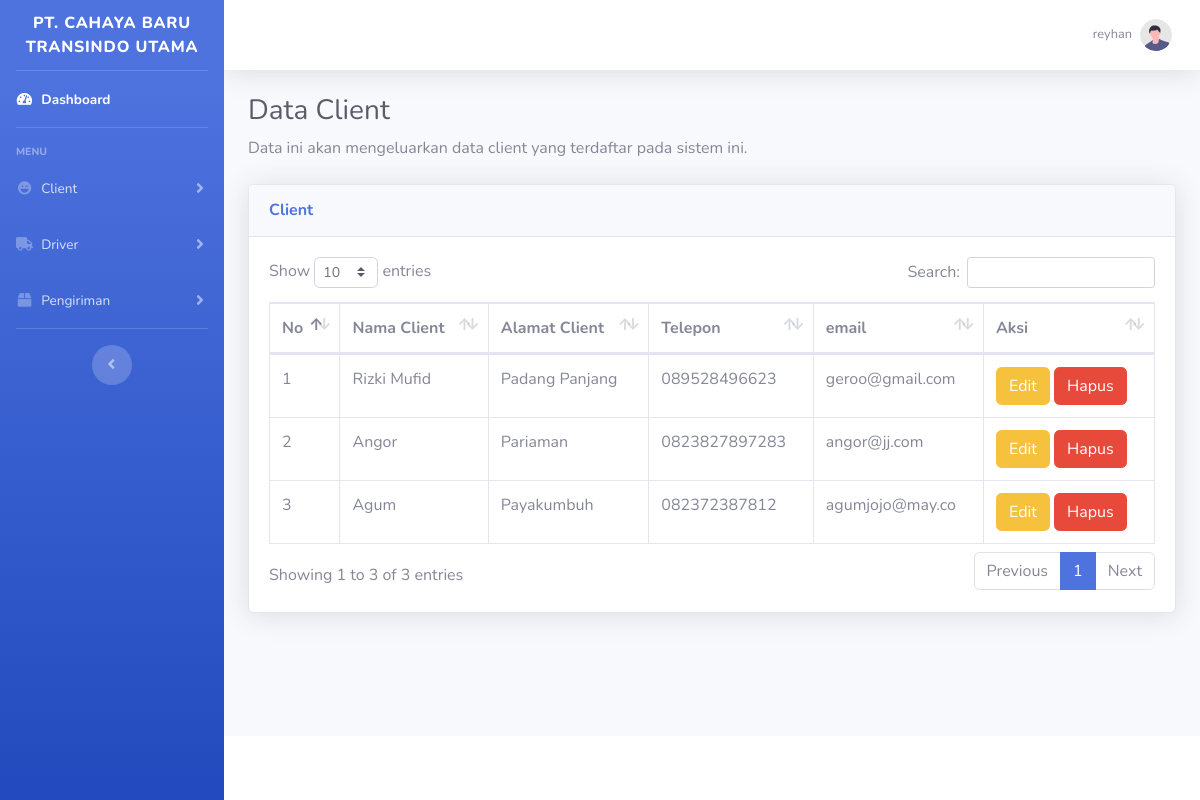
The page /client.php (signed in) on the database its author committed.
### tables this page shows
CREATE TABLE `users` (
  `id` int(11) NOT NULL,
  `first_name` varchar(255) NOT NULL,
  `last_name` varchar(255) NOT NULL,
  `email` varchar(255) NOT NULL,
  `password` varchar(255) NOT NULL
);

CREATE TABLE `client` (
  `client_id` int(11) NOT NULL,
  `nama_client` varchar(100) NOT NULL,
  `alamat_client` varchar(200) NOT NULL,
  `telepon` varchar(15) NOT NULL,
  `email` varchar(100) NOT NULL
);

### client.php (the view, shortened to what this page needs)
<?php
  include 'db.php';
  $result = mysqli_query($conn, "SELECT * FROM client");
  $user_id = $_SESSION['user_id'];
    $sql = "SELECT first_name, last_name FROM users WHERE id = '$user_id' LIMIT 1";
    $result1 = $conn->query($sql);
    $row = $result1->fetch_assoc();
?>
<!DOCTYPE html>
<html lang="en">
<head>
    <link href="vendor/fontawesome-free/css/all.min.css" rel="stylesheet" type="text/css">
    <link href="css/sb-admin-2.min.css" rel="stylesheet">
    <link href="vendor/datatables/dataTables.bootstrap4.min.css" rel="stylesheet">
</head>
<body id="page-top">
    <div id="wrapper">
        <ul class="navbar-nav bg-gradient-primary sidebar sidebar-dark accordion" id="accordionSidebar">
            <a class="sidebar-brand d-flex align-items-center justify-content-center" href="index.php">
                <div class="sidebar-brand-text mx-1 ">PT. Cahaya Baru Transindo Utama</div>
            </a>
            <hr class="sidebar-divider my-0">
            <li class="nav-item active">
                <a class="nav-link" href="index.php">
                    <i class="fas fa-fw fa-tachometer-alt"></i>
                    <span>Dashboard</span></a>
            </li>
            <hr class="sidebar-divider">
            <div class="sidebar-heading">
                Menu
            </div>
            <li class="nav-item">
                <a class="nav-link collapsed" href="#" data-toggle="collapse" data-target="#collapseTwo"
                    aria-expanded="true" aria-controls="collapseTwo">
                    <i class="fas fa-fw fa-laugh-wink"></i>
                    <span>Client</span>
                </a>
            </li>
            <li class="nav-item">
                <a class="nav-link collapsed" href="#" data-toggle="collapse" data-target="#collapseUtilities"
                    aria-expanded="true" aria-controls="collapseUtilities">
                    <i class="fas fa-fw fa-truck"></i>
                    <span>Driver</span>
                </a>
            </li>
            <li class="nav-item">
                <a class="nav-link collapsed" href="#" data-toggle="collapse" data-target="#collapsePages"
                    aria-expanded="true" aria-controls="collapsePages">
                    <i class="fas fa-fw fa-box"></i>
                    <span>Pengiriman</span>
                </a>
            </li>
            <hr class="sidebar-divider d-none d-md-block">
            <div class="text-center d-none d-md-inline">
                <button class="rounded-circle border-0" id="sidebarToggle"></button>
            </div>
        </ul>
        <div id="content-wrapper" class="d-flex flex-column">
            <div id="content">
                <nav class="navbar navbar-expand navbar-light bg-white topbar mb-4 static-top shadow">
                    <ul class="navbar-nav ml-auto">
                        <li class="nav-item dropdown no-arrow">
                            <a class="nav-link dropdown-toggle" href="#" id="userDropdown" role="button"
                                data-toggle="dropdown" aria-haspopup="true" aria-expanded="false">
                                <span class="mr-2 d-none d-lg-inline text-gray-600 small"><?= $row["first_name"] ?></span>
                                <img class="img-profile rounded-circle"
                                    src="img/undraw_profile.svg">
                            </a>
                        </li>
                    </ul>
                </nav>
                <div class="container-fluid">
                    <h1 class="h3 mb-2 text-gray-800">Data Client</h1>
                    <p class="mb-4">Data ini akan mengeluarkan data client yang terdaftar pada sistem ini.</p>
                    <div class="card shadow mb-4">
                        <div class="card-header py-3">
                            <h6 class="m-0 font-weight-bold text-primary">Client</h6>
                        </div>
                        <div class="card-body">
                            <div class="table-responsive">
                                <table class="table table-bordered" id="dataTable" width="100%" cellspacing="0">
                                    <thead>
                                        <tr>
                                            <th>No</th>
                                            <th>Nama Client</th>
                                            <th>Alamat Client</th>
                                            <th>Telepon</th>
                                            <th>email</th>
                                            <th>Aksi</th>
                                        </tr>
                                    </thead>
                                    <tbody>
                                      <?php
                                        $i = 1;
                                        while ($row = mysqli_fetch_assoc($result)) : ?>
                                          <tr>
                                            <td><?php echo $i; ?></td>
                                            <td><?php echo $row["nama_client"]; ?></td>
                                            <td><?php echo $row["alamat_client"]; ?></td>
                                            <td><?php echo $row["telepon"]; ?></td>
                                            <td><?php echo $row["email"]; ?></td>
                                            <td><a href="edit_client.php?id=<?php echo $row["client_id"]; ?>" class="btn btn-warning "> Edit</a>
                                              <a href="hapus_client.php?id=<?php echo $row["client_id"]; ?>" class="btn btn-danger ">Hapus</a>
                                            </td>
                                          </tr>
                                        <?php $i++;
                                        endwhile; ?>
                                    </tbody>
                                </table>
                            </div>
                        </div>
                    </div>
                </div>
            </div>
            <footer class="sticky-footer bg-white">
            </footer>
        </div>
    </div>
</body>
</html>

### rows shown on the page
users: first_name "reyhan"
client: nama_client "Rizki Mufid", alamat_client "Padang Panjang", telepon "089528496623", email "geroo@gmail.com"
client: nama_client "Angor", alamat_client "Pariaman", telepon "0823827897283", email "angor@jj.com"
client: nama_client "Agum", alamat_client "Payakumbuh", telepon "082372387812", email "agumjojo@may.co"
